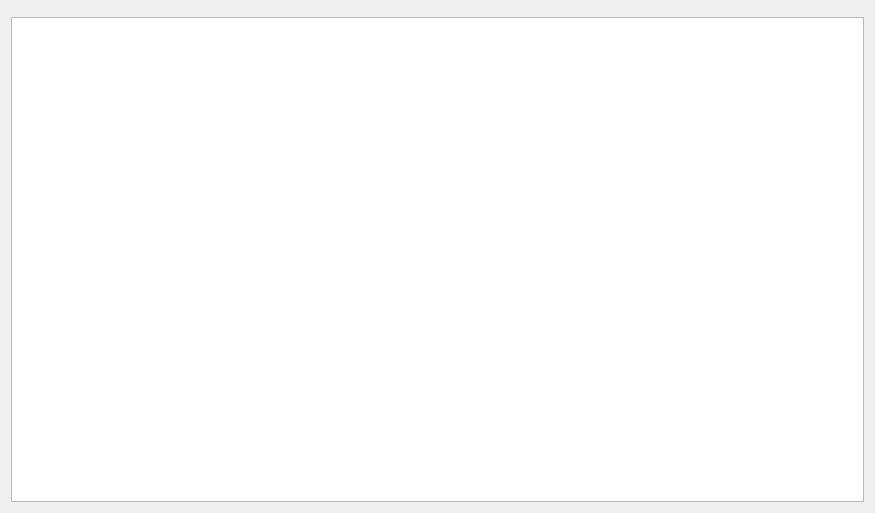
<?xml version="1.0" encoding="UTF-8"?>
<ui version="4.0">
 <class>NewReleasesWidget</class>
 <widget class="QWidget" name="NewReleasesWidget">
  <property name="geometry">
   <rect>
    <x>0</x>
    <y>0</y>
    <width>875</width>
    <height>513</height>
   </rect>
  </property>
  <layout class="QVBoxLayout" name="verticalLayout_2">
   <item>
    <widget class="Tomahawk::Breadcrumb" name="breadCrumbLeft" native="true">
    </widget>
   </item>
   <item>
    <widget class="GridView" name="albumsView">
     <property name="dragEnabled">
      <bool>true</bool>
     </property>
     <property name="selectionMode">
      <enum>QAbstractItemView::ExtendedSelection</enum>
     </property>
    </widget>
   </item>
  </layout>
 </widget>
 <customwidgets>
  <customwidget>
   <class>GridView</class>
   <extends>QListView</extends>
   <header location="global">playlist/GridView.h</header>
  </customwidget>
  <customwidget>
   <class>Tomahawk::Breadcrumb</class>
   <extends>QWidget</extends>
   <header>widgets/Breadcrumb.h</header>
   <container>1</container>
  </customwidget>
 </customwidgets>
 <resources/>
 <connections/>
</ui>
